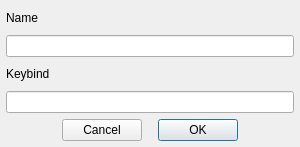
<?xml version="1.0" encoding="UTF-8"?>
<ui version="4.0">
 <class>BoardEdit</class>
 <widget class="QDialog" name="BoardEdit">
  <property name="geometry">
   <rect>
    <x>0</x>
    <y>0</y>
    <width>300</width>
    <height>147</height>
   </rect>
  </property>
  <property name="minimumSize">
   <size>
    <width>300</width>
    <height>147</height>
   </size>
  </property>
  <property name="maximumSize">
   <size>
    <width>300</width>
    <height>147</height>
   </size>
  </property>
  <property name="windowTitle">
   <string>Board Edit</string>
  </property>
  <layout class="QVBoxLayout" name="verticalLayout">
   <property name="leftMargin">
    <number>6</number>
   </property>
   <property name="topMargin">
    <number>6</number>
   </property>
   <property name="rightMargin">
    <number>6</number>
   </property>
   <property name="bottomMargin">
    <number>6</number>
   </property>
   <item>
    <widget class="QLabel" name="labelName">
     <property name="text">
      <string>Name</string>
     </property>
    </widget>
   </item>
   <item>
    <widget class="QLineEdit" name="lineEditName"/>
   </item>
   <item>
    <widget class="QLabel" name="labelKeybind">
     <property name="text">
      <string>Keybind</string>
     </property>
    </widget>
   </item>
   <item>
    <widget class="KeybindWidget" name="lineEdiKeybind">
     <property name="readOnly">
      <bool>true</bool>
     </property>
    </widget>
   </item>
   <item>
    <layout class="QHBoxLayout" name="horizontalLayout">
     <item>
      <spacer name="horizontalSpacer">
       <property name="orientation">
        <enum>Qt::Horizontal</enum>
       </property>
       <property name="sizeHint" stdset="0">
        <size>
         <width>40</width>
         <height>20</height>
        </size>
       </property>
      </spacer>
     </item>
     <item>
      <widget class="QPushButton" name="pushButtonCancel">
       <property name="text">
        <string>Cancel</string>
       </property>
      </widget>
     </item>
     <item>
      <spacer name="horizontalSpacer_2">
       <property name="orientation">
        <enum>Qt::Horizontal</enum>
       </property>
       <property name="sizeType">
        <enum>QSizePolicy::Fixed</enum>
       </property>
       <property name="sizeHint" stdset="0">
        <size>
         <width>10</width>
         <height>20</height>
        </size>
       </property>
      </spacer>
     </item>
     <item>
      <widget class="QPushButton" name="pushButtonOK">
       <property name="text">
        <string>OK</string>
       </property>
       <property name="default">
        <bool>true</bool>
       </property>
      </widget>
     </item>
     <item>
      <spacer name="horizontalSpacer_3">
       <property name="orientation">
        <enum>Qt::Horizontal</enum>
       </property>
       <property name="sizeHint" stdset="0">
        <size>
         <width>40</width>
         <height>20</height>
        </size>
       </property>
      </spacer>
     </item>
    </layout>
   </item>
  </layout>
 </widget>
 <customwidgets>
  <customwidget>
   <class>KeybindWidget</class>
   <extends>QLineEdit</extends>
   <header>keybindwidget.h</header>
  </customwidget>
 </customwidgets>
 <resources/>
 <connections/>
</ui>
